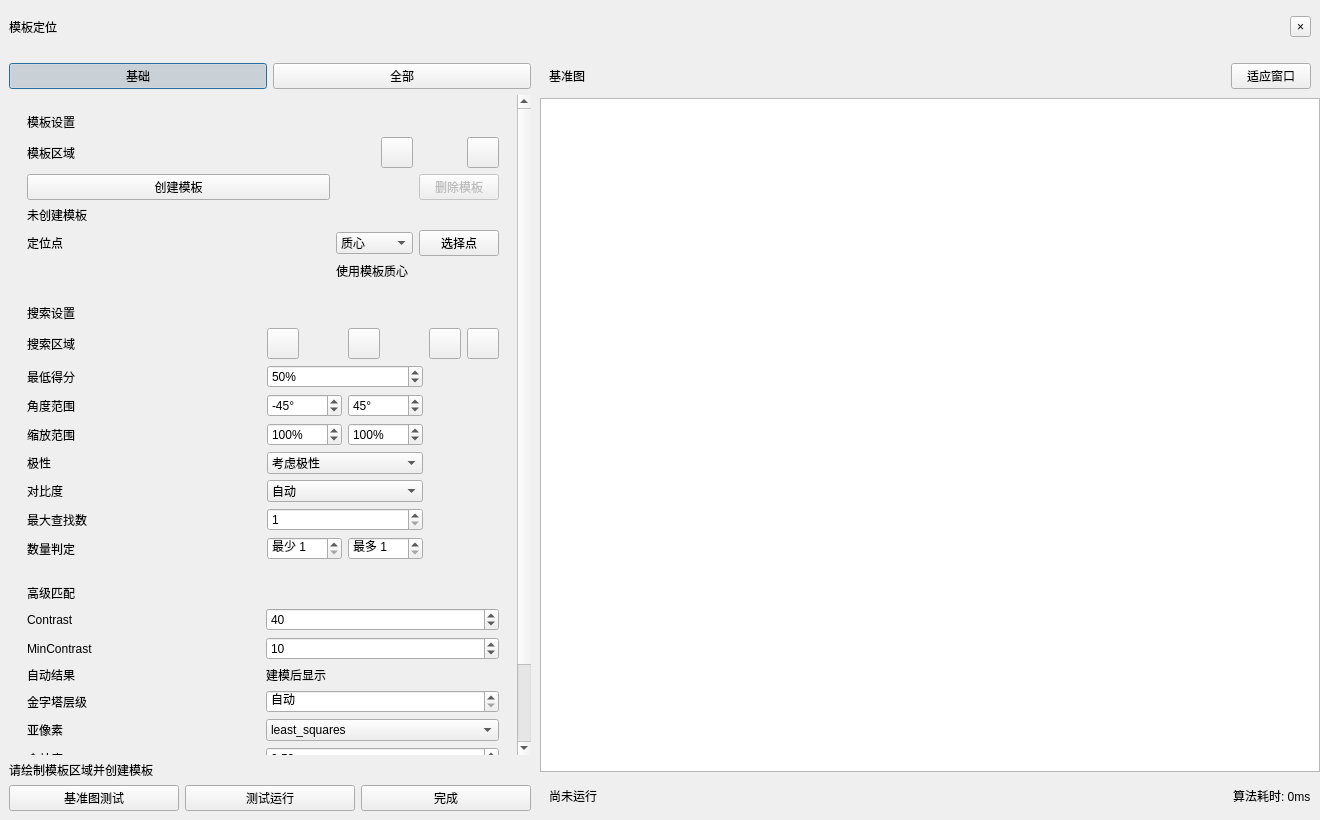
<?xml version="1.0" encoding="UTF-8"?>
<ui version="4.0">
 <class>TemplateLocationDialog</class>
 <widget class="QDialog" name="TemplateLocationDialog">
  <property name="geometry">
   <rect>
    <x>0</x>
    <y>0</y>
    <width>1320</width>
    <height>820</height>
   </rect>
  </property>
  <property name="windowTitle">
   <string>模板定位</string>
  </property>
  <layout class="QVBoxLayout" name="rootLayout">
   <property name="spacing">
    <number>0</number>
   </property>
   <property name="leftMargin">
    <number>0</number>
   </property>
   <property name="topMargin">
    <number>0</number>
   </property>
   <property name="rightMargin">
    <number>0</number>
   </property>
   <property name="bottomMargin">
    <number>0</number>
   </property>
   <item>
    <widget class="QFrame" name="titleBar">
     <property name="minimumSize">
      <size>
       <width>0</width>
       <height>54</height>
      </size>
     </property>
     <layout class="QHBoxLayout" name="titleLayout">
      <item>
       <widget class="QLabel" name="windowTitleLabel">
        <property name="text">
         <string>模板定位</string>
        </property>
        <property name="role" stdset="0">
         <string>windowTitle</string>
        </property>
       </widget>
      </item>
      <item>
       <spacer name="titleSpacer">
        <property name="orientation">
         <enum>Qt::Horizontal</enum>
        </property>
        <property name="sizeHint" stdset="0">
         <size>
          <width>0</width>
          <height>0</height>
         </size>
        </property>
       </spacer>
      </item>
      <item>
       <widget class="QToolButton" name="closeButton">
        <property name="toolTip">
         <string>关闭模板定位</string>
        </property>
        <property name="text">
         <string>×</string>
        </property>
       </widget>
      </item>
     </layout>
    </widget>
   </item>
   <item>
    <layout class="QHBoxLayout" name="bodyLayout">
     <property name="spacing">
      <number>0</number>
     </property>
     <item>
      <widget class="QFrame" name="parameterPanel">
       <property name="minimumSize">
        <size>
         <width>450</width>
         <height>0</height>
        </size>
       </property>
       <property name="maximumSize">
        <size>
         <width>540</width>
         <height>16777215</height>
        </size>
       </property>
       <property name="panelRole" stdset="0">
        <string>parameterPanel</string>
       </property>
       <layout class="QVBoxLayout" name="parameterPanelLayout">
        <item>
         <layout class="QHBoxLayout" name="modeLayout">
          <item>
           <widget class="QPushButton" name="basicModeButton">
            <property name="text">
             <string>基础</string>
            </property>
            <property name="checkable">
             <bool>true</bool>
            </property>
            <property name="checked">
             <bool>true</bool>
            </property>
           </widget>
          </item>
          <item>
           <widget class="QPushButton" name="allModeButton">
            <property name="text">
             <string>全部</string>
            </property>
            <property name="checkable">
             <bool>true</bool>
            </property>
           </widget>
          </item>
         </layout>
        </item>
        <item>
         <widget class="QScrollArea" name="parameterScrollArea">
          <property name="frameShape">
           <enum>QFrame::NoFrame</enum>
          </property>
          <property name="widgetResizable">
           <bool>true</bool>
          </property>
          <widget class="QWidget" name="parameterScrollContents">
           <property name="geometry">
            <rect>
             <x>0</x>
             <y>0</y>
             <width>508</width>
             <height>703</height>
            </rect>
           </property>
           <layout class="QVBoxLayout" name="parameterLayout">
            <item>
             <widget class="QFrame" name="templateCard">
              <property name="panelRole" stdset="0">
               <string>configCard</string>
              </property>
              <layout class="QGridLayout" name="templateLayout">
               <item row="1" column="1">
                <widget class="QToolButton" name="templateRectButton">
                 <property name="toolTip">
                  <string>绘制矩形模板区域</string>
                 </property>
                 <property name="layoutDirection">
                  <enum>Qt::RightToLeft</enum>
                 </property>
                 <property name="text">
                  <string/>
                 </property>
                 <property name="icon">
                  <iconset resource="../resources/resources.qrc">
                   <normaloff>:/icons/roi-rectangle.svg</normaloff>:/icons/roi-rectangle.svg</iconset>
                 </property>
                 <property name="iconSize">
                  <size>
                   <width>24</width>
                   <height>24</height>
                  </size>
                 </property>
                 <property name="checkable">
                  <bool>true</bool>
                 </property>
                </widget>
               </item>
               <item row="3" column="0" colspan="3">
                <widget class="QLabel" name="modelStatusLabel">
                 <property name="text">
                  <string>未创建模板</string>
                 </property>
                 <property name="wordWrap">
                  <bool>true</bool>
                 </property>
                 <property name="hint" stdset="0">
                  <bool>true</bool>
                 </property>
                </widget>
               </item>
               <item row="1" column="2">
                <widget class="QToolButton" name="templatePolygonButton">
                 <property name="toolTip">
                  <string>绘制多边形模板区域</string>
                 </property>
                 <property name="layoutDirection">
                  <enum>Qt::RightToLeft</enum>
                 </property>
                 <property name="text">
                  <string/>
                 </property>
                 <property name="icon">
                  <iconset resource="../resources/resources.qrc">
                   <normaloff>:/icons/roi-polygon.svg</normaloff>:/icons/roi-polygon.svg</iconset>
                 </property>
                 <property name="iconSize">
                  <size>
                   <width>24</width>
                   <height>24</height>
                  </size>
                 </property>
                 <property name="checkable">
                  <bool>true</bool>
                 </property>
                </widget>
               </item>
               <item row="0" column="0" colspan="3">
                <widget class="QLabel" name="templateTitle">
                 <property name="text">
                  <string>模板设置</string>
                 </property>
                 <property name="role" stdset="0">
                  <string>cardTitle</string>
                 </property>
                </widget>
               </item>
               <item row="2" column="2">
                <widget class="QPushButton" name="deleteTemplateButton">
                 <property name="enabled">
                  <bool>false</bool>
                 </property>
                 <property name="text">
                  <string>删除模板</string>
                 </property>
                 <property name="actionRole" stdset="0">
                  <string>secondary</string>
                 </property>
                </widget>
               </item>
               <item row="2" column="0">
                <widget class="QPushButton" name="createTemplateButton">
                 <property name="text">
                  <string>创建模板</string>
                 </property>
                </widget>
               </item>
               <item row="1" column="0">
                <widget class="QLabel" name="templateRegionLabel">
                 <property name="text">
                  <string>模板区域</string>
                 </property>
                 <property name="role" stdset="0">
                  <string>rowField</string>
                 </property>
                </widget>
               </item>
               <item row="4" column="0">
                <widget class="QLabel" name="originModeLabel">
                 <property name="text">
                  <string>定位点</string>
                 </property>
                </widget>
               </item>
               <item row="4" column="1">
                <widget class="QComboBox" name="originModeComboBox">
                 <item>
                  <property name="text">
                   <string>质心</string>
                  </property>
                 </item>
                 <item>
                  <property name="text">
                   <string>自定义点</string>
                  </property>
                 </item>
                </widget>
               </item>
               <item row="4" column="2">
                <widget class="QPushButton" name="selectOriginButton">
                 <property name="text">
                  <string>选择点</string>
                 </property>
                </widget>
               </item>
               <item row="5" column="1" colspan="2">
                <widget class="QLabel" name="originValueLabel">
                 <property name="text">
                  <string>使用模板质心</string>
                 </property>
                 <property name="hint" stdset="0">
                  <bool>true</bool>
                 </property>
                </widget>
               </item>
              </layout>
             </widget>
            </item>
            <item>
             <widget class="QFrame" name="searchCard">
              <property name="panelRole" stdset="0">
               <string>configCard</string>
              </property>
              <layout class="QGridLayout" name="searchLayout">
               <item row="0" column="0" colspan="5">
                <widget class="QLabel" name="searchTitle">
                 <property name="text">
                  <string>搜索设置</string>
                 </property>
                 <property name="role" stdset="0">
                  <string>cardTitle</string>
                 </property>
                </widget>
               </item>
               <item row="1" column="0">
                <widget class="QLabel" name="searchRegionLabel">
                 <property name="text">
                  <string>搜索区域</string>
                 </property>
                 <property name="role" stdset="0">
                  <string>rowField</string>
                 </property>
                </widget>
               </item>
               <item row="1" column="1">
                <widget class="QToolButton" name="searchGlobalButton">
                 <property name="toolTip">
                  <string>全局搜索（整图）</string>
                 </property>
                 <property name="text">
                  <string/>
                 </property>
                 <property name="icon">
                  <iconset resource="../resources/resources.qrc">
                   <normaloff>:/icons/global-search.svg</normaloff>:/icons/global-search.svg</iconset>
                 </property>
                 <property name="iconSize">
                  <size>
                   <width>24</width>
                   <height>24</height>
                  </size>
                 </property>
                 <property name="checkable">
                  <bool>true</bool>
                 </property>
                </widget>
               </item>
               <item row="1" column="2">
                <widget class="QToolButton" name="searchRectButton">
                 <property name="toolTip">
                  <string>绘制矩形搜索区域</string>
                 </property>
                 <property name="text">
                  <string/>
                 </property>
                 <property name="icon">
                  <iconset resource="../resources/resources.qrc">
                   <normaloff>:/icons/roi-rectangle.svg</normaloff>:/icons/roi-rectangle.svg</iconset>
                 </property>
                 <property name="iconSize">
                  <size>
                   <width>24</width>
                   <height>24</height>
                  </size>
                 </property>
                 <property name="checkable">
                  <bool>true</bool>
                 </property>
                </widget>
               </item>
               <item row="1" column="3">
                <widget class="QToolButton" name="searchCircleButton">
                 <property name="toolTip">
                  <string>绘制圆形搜索区域</string>
                 </property>
                 <property name="text">
                  <string/>
                 </property>
                 <property name="icon">
                  <iconset resource="../resources/resources.qrc">
                   <normaloff>:/icons/roi-circle.svg</normaloff>:/icons/roi-circle.svg</iconset>
                 </property>
                 <property name="iconSize">
                  <size>
                   <width>24</width>
                   <height>24</height>
                  </size>
                 </property>
                 <property name="checkable">
                  <bool>true</bool>
                 </property>
                </widget>
               </item>
               <item row="1" column="4">
                <widget class="QToolButton" name="searchPolygonButton">
                 <property name="toolTip">
                  <string>绘制多边形搜索区域</string>
                 </property>
                 <property name="text">
                  <string/>
                 </property>
                 <property name="icon">
                  <iconset resource="../resources/resources.qrc">
                   <normaloff>:/icons/roi-polygon.svg</normaloff>:/icons/roi-polygon.svg</iconset>
                 </property>
                 <property name="iconSize">
                  <size>
                   <width>24</width>
                   <height>24</height>
                  </size>
                 </property>
                 <property name="checkable">
                  <bool>true</bool>
                 </property>
                </widget>
               </item>
               <item row="2" column="0">
                <widget class="QLabel" name="minScoreLabel">
                 <property name="text">
                  <string>最低得分</string>
                 </property>
                </widget>
               </item>
               <item row="2" column="1" colspan="2">
                <widget class="QSpinBox" name="minScoreSpinBox">
                 <property name="suffix">
                  <string>%</string>
                 </property>
                 <property name="maximum">
                  <number>100</number>
                 </property>
                 <property name="value">
                  <number>50</number>
                 </property>
                </widget>
               </item>
               <item row="3" column="0">
                <widget class="QLabel" name="angleLabel">
                 <property name="text">
                  <string>角度范围</string>
                 </property>
                </widget>
               </item>
               <item row="3" column="1">
                <widget class="QSpinBox" name="angleMinSpinBox">
                 <property name="suffix">
                  <string>°</string>
                 </property>
                 <property name="minimum">
                  <number>-180</number>
                 </property>
                 <property name="maximum">
                  <number>180</number>
                 </property>
                 <property name="value">
                  <number>-45</number>
                 </property>
                </widget>
               </item>
               <item row="3" column="2">
                <widget class="QSpinBox" name="angleMaxSpinBox">
                 <property name="suffix">
                  <string>°</string>
                 </property>
                 <property name="minimum">
                  <number>-180</number>
                 </property>
                 <property name="maximum">
                  <number>180</number>
                 </property>
                 <property name="value">
                  <number>45</number>
                 </property>
                </widget>
               </item>
               <item row="4" column="0">
                <widget class="QLabel" name="scaleLabel">
                 <property name="text">
                  <string>缩放范围</string>
                 </property>
                </widget>
               </item>
               <item row="4" column="1">
                <widget class="QSpinBox" name="scaleMinSpinBox">
                 <property name="suffix">
                  <string>%</string>
                 </property>
                 <property name="minimum">
                  <number>10</number>
                 </property>
                 <property name="maximum">
                  <number>200</number>
                 </property>
                 <property name="value">
                  <number>100</number>
                 </property>
                </widget>
               </item>
               <item row="4" column="2">
                <widget class="QSpinBox" name="scaleMaxSpinBox">
                 <property name="suffix">
                  <string>%</string>
                 </property>
                 <property name="minimum">
                  <number>10</number>
                 </property>
                 <property name="maximum">
                  <number>200</number>
                 </property>
                 <property name="value">
                  <number>100</number>
                 </property>
                </widget>
               </item>
               <item row="5" column="0">
                <widget class="QLabel" name="polarityLabel">
                 <property name="text">
                  <string>极性</string>
                 </property>
                </widget>
               </item>
               <item row="5" column="1" colspan="2">
                <widget class="QComboBox" name="polarityComboBox">
                 <item>
                  <property name="text">
                   <string>考虑极性</string>
                  </property>
                 </item>
                 <item>
                  <property name="text">
                   <string>忽略局部极性</string>
                  </property>
                 </item>
                 <item>
                  <property name="text">
                   <string>忽略全局极性</string>
                  </property>
                 </item>
                </widget>
               </item>
               <item row="6" column="0">
                <widget class="QLabel" name="contrastModeLabel">
                 <property name="text">
                  <string>对比度</string>
                 </property>
                </widget>
               </item>
               <item row="6" column="1" colspan="2">
                <widget class="QComboBox" name="contrastModeComboBox">
                 <item>
                  <property name="text">
                   <string>自动</string>
                  </property>
                 </item>
                 <item>
                  <property name="text">
                   <string>手动</string>
                  </property>
                 </item>
                </widget>
               </item>
               <item row="7" column="0">
                <widget class="QLabel" name="maxMatchesLabel">
                 <property name="text">
                  <string>最大查找数</string>
                 </property>
                </widget>
               </item>
               <item row="7" column="1" colspan="2">
                <widget class="QSpinBox" name="maxMatchesSpinBox">
                 <property name="minimum">
                  <number>1</number>
                 </property>
                 <property name="maximum">
                  <number>100</number>
                 </property>
                 <property name="value">
                  <number>1</number>
                 </property>
                </widget>
               </item>
               <item row="8" column="0">
                <widget class="QLabel" name="matchCountLabel">
                 <property name="text">
                  <string>数量判定</string>
                 </property>
                </widget>
               </item>
               <item row="8" column="1">
                <widget class="QSpinBox" name="minMatchCountSpinBox">
                 <property name="prefix">
                  <string>最少 </string>
                 </property>
                 <property name="minimum">
                  <number>1</number>
                 </property>
                 <property name="maximum">
                  <number>100</number>
                 </property>
                 <property name="value">
                  <number>1</number>
                 </property>
                </widget>
               </item>
               <item row="8" column="2">
                <widget class="QSpinBox" name="maxMatchCountSpinBox">
                 <property name="prefix">
                  <string>最多 </string>
                 </property>
                 <property name="minimum">
                  <number>1</number>
                 </property>
                 <property name="maximum">
                  <number>100</number>
                 </property>
                 <property name="value">
                  <number>1</number>
                 </property>
                </widget>
               </item>
              </layout>
             </widget>
            </item>
            <item>
             <widget class="QFrame" name="advancedCard">
              <property name="panelRole" stdset="0">
               <string>configCard</string>
              </property>
              <layout class="QGridLayout" name="advancedLayout">
               <item row="0" column="0" colspan="2">
                <widget class="QLabel" name="advancedTitle">
                 <property name="text">
                  <string>高级匹配</string>
                 </property>
                 <property name="role" stdset="0">
                  <string>cardTitle</string>
                 </property>
                </widget>
               </item>
               <item row="1" column="0">
                <widget class="QLabel" name="contrastLabel">
                 <property name="text">
                  <string>Contrast</string>
                 </property>
                </widget>
               </item>
               <item row="1" column="1">
                <widget class="QSpinBox" name="contrastSpinBox">
                 <property name="minimum">
                  <number>2</number>
                 </property>
                 <property name="maximum">
                  <number>255</number>
                 </property>
                 <property name="value">
                  <number>40</number>
                 </property>
                </widget>
               </item>
               <item row="2" column="0">
                <widget class="QLabel" name="minContrastLabel">
                 <property name="text">
                  <string>MinContrast</string>
                 </property>
                </widget>
               </item>
               <item row="2" column="1">
                <widget class="QSpinBox" name="minContrastSpinBox">
                 <property name="minimum">
                  <number>1</number>
                 </property>
                 <property name="maximum">
                  <number>254</number>
                 </property>
                 <property name="value">
                  <number>10</number>
                 </property>
                </widget>
               </item>
               <item row="3" column="0">
                <widget class="QLabel" name="autoContrastResultLabel">
                 <property name="text">
                  <string>自动结果</string>
                 </property>
                </widget>
               </item>
               <item row="3" column="1">
                <widget class="QLabel" name="autoContrastValueLabel">
                 <property name="text">
                  <string>建模后显示</string>
                 </property>
                 <property name="hint" stdset="0">
                  <bool>true</bool>
                 </property>
                </widget>
               </item>
               <item row="4" column="0">
                <widget class="QLabel" name="numLevelsLabel">
                 <property name="text">
                  <string>金字塔层级</string>
                 </property>
                </widget>
               </item>
               <item row="4" column="1">
                <widget class="QSpinBox" name="numLevelsSpinBox">
                 <property name="specialValueText">
                  <string>自动</string>
                 </property>
                 <property name="maximum">
                  <number>10</number>
                 </property>
                </widget>
               </item>
               <item row="5" column="0">
                <widget class="QLabel" name="subPixelLabel">
                 <property name="text">
                  <string>亚像素</string>
                 </property>
                </widget>
               </item>
               <item row="5" column="1">
                <widget class="QComboBox" name="subPixelComboBox">
                 <item>
                  <property name="text">
                   <string>least_squares</string>
                  </property>
                 </item>
                 <item>
                  <property name="text">
                   <string>none</string>
                  </property>
                 </item>
                </widget>
               </item>
               <item row="6" column="0">
                <widget class="QLabel" name="greedinessLabel">
                 <property name="text">
                  <string>贪婪度</string>
                 </property>
                </widget>
               </item>
               <item row="6" column="1">
                <widget class="QDoubleSpinBox" name="greedinessSpinBox">
                 <property name="maximum">
                  <double>1.000000000000000</double>
                 </property>
                 <property name="singleStep">
                  <double>0.100000000000000</double>
                 </property>
                 <property name="value">
                  <double>0.500000000000000</double>
                 </property>
                </widget>
               </item>
               <item row="7" column="0">
                <widget class="QLabel" name="timeoutLabel">
                 <property name="text">
                  <string>超时</string>
                 </property>
                </widget>
               </item>
               <item row="7" column="1">
                <widget class="QSpinBox" name="timeoutSpinBox">
                 <property name="suffix">
                  <string> ms</string>
                 </property>
                 <property name="maximum">
                  <number>60000</number>
                 </property>
                 <property name="singleStep">
                  <number>100</number>
                 </property>
                 <property name="value">
                  <number>2000</number>
                 </property>
                </widget>
               </item>
               <item row="8" column="0">
                <widget class="QLabel" name="maxOverlapLabel">
                 <property name="text">
                  <string>最大重叠率</string>
                 </property>
                </widget>
               </item>
               <item row="8" column="1">
                <widget class="QSpinBox" name="maxOverlapSpinBox">
                 <property name="suffix">
                  <string>%</string>
                 </property>
                 <property name="maximum">
                  <number>100</number>
                 </property>
                 <property name="value">
                  <number>50</number>
                 </property>
                </widget>
               </item>
              </layout>
             </widget>
            </item>
            <item>
             <spacer name="parameterSpacer">
              <property name="orientation">
               <enum>Qt::Vertical</enum>
              </property>
              <property name="sizeHint" stdset="0">
               <size>
                <width>0</width>
                <height>0</height>
               </size>
              </property>
             </spacer>
            </item>
           </layout>
          </widget>
         </widget>
        </item>
        <item>
         <widget class="QLabel" name="statusLabel">
          <property name="text">
           <string>请绘制模板区域并创建模板</string>
          </property>
          <property name="wordWrap">
           <bool>true</bool>
          </property>
          <property name="hint" stdset="0">
           <bool>true</bool>
          </property>
         </widget>
        </item>
        <item>
         <layout class="QHBoxLayout" name="actionLayout">
          <item>
           <widget class="QPushButton" name="referenceTestButton">
            <property name="text">
             <string>基准图测试</string>
            </property>
           </widget>
          </item>
          <item>
           <widget class="QPushButton" name="testRunButton">
            <property name="text">
             <string>测试运行</string>
            </property>
           </widget>
          </item>
          <item>
           <widget class="QPushButton" name="finishButton">
            <property name="text">
             <string>完成</string>
            </property>
            <property name="actionRole" stdset="0">
             <string>primary</string>
            </property>
           </widget>
          </item>
         </layout>
        </item>
       </layout>
      </widget>
     </item>
     <item>
      <widget class="QFrame" name="previewPanel">
       <property name="panelRole" stdset="0">
        <string>previewPanel</string>
       </property>
       <layout class="QVBoxLayout" name="previewLayout">
        <property name="spacing">
         <number>0</number>
        </property>
        <property name="leftMargin">
         <number>0</number>
        </property>
        <property name="topMargin">
         <number>0</number>
        </property>
        <property name="rightMargin">
         <number>0</number>
        </property>
        <property name="bottomMargin">
         <number>0</number>
        </property>
        <item>
         <widget class="QFrame" name="viewerHeader">
          <property name="minimumSize">
           <size>
            <width>0</width>
            <height>44</height>
           </size>
          </property>
          <property name="maximumSize">
           <size>
            <width>16777215</width>
            <height>44</height>
           </size>
          </property>
          <layout class="QHBoxLayout" name="viewerHeaderLayout">
           <item>
            <widget class="QLabel" name="viewerTitleLabel">
             <property name="text">
              <string>基准图</string>
             </property>
            </widget>
           </item>
           <item>
            <spacer name="viewerHeaderSpacer">
             <property name="orientation">
              <enum>Qt::Horizontal</enum>
             </property>
             <property name="sizeHint" stdset="0">
              <size>
               <width>0</width>
               <height>0</height>
              </size>
             </property>
            </spacer>
           </item>
           <item>
            <widget class="QPushButton" name="fitViewButton">
             <property name="text">
              <string>适应窗口</string>
             </property>
            </widget>
           </item>
          </layout>
         </widget>
        </item>
        <item>
         <widget class="QGraphicsView" name="previewGraphicsView">
          <property name="backgroundBrush">
           <brush brushstyle="SolidPattern">
            <color alpha="255">
             <red>0</red>
             <green>0</green>
             <blue>0</blue>
            </color>
           </brush>
          </property>
         </widget>
        </item>
        <item>
         <widget class="QFrame" name="resultBar">
          <property name="sizePolicy">
           <sizepolicy hsizetype="Preferred" vsizetype="Fixed">
            <horstretch>0</horstretch>
            <verstretch>0</verstretch>
           </sizepolicy>
          </property>
          <property name="minimumSize">
           <size>
            <width>0</width>
            <height>48</height>
           </size>
          </property>
          <property name="maximumSize">
           <size>
            <width>16777215</width>
            <height>48</height>
           </size>
          </property>
          <layout class="QHBoxLayout" name="resultLayout">
           <item>
            <widget class="QLabel" name="resultLabel">
             <property name="text">
              <string>尚未运行</string>
             </property>
             <property name="wordWrap">
              <bool>true</bool>
             </property>
            </widget>
           </item>
           <item>
            <spacer name="resultSpacer">
             <property name="orientation">
              <enum>Qt::Horizontal</enum>
             </property>
             <property name="sizeHint" stdset="0">
              <size>
               <width>0</width>
               <height>0</height>
              </size>
             </property>
            </spacer>
           </item>
           <item>
            <widget class="QLabel" name="elapsedLabel">
             <property name="text">
              <string>算法耗时: 0ms</string>
             </property>
            </widget>
           </item>
          </layout>
         </widget>
        </item>
       </layout>
      </widget>
     </item>
    </layout>
   </item>
  </layout>
 </widget>
 <resources>
  <include location="../resources/resources.qrc"/>
  <include location="../resources/resources.qrc"/>
 </resources>
 <connections/>
</ui>
